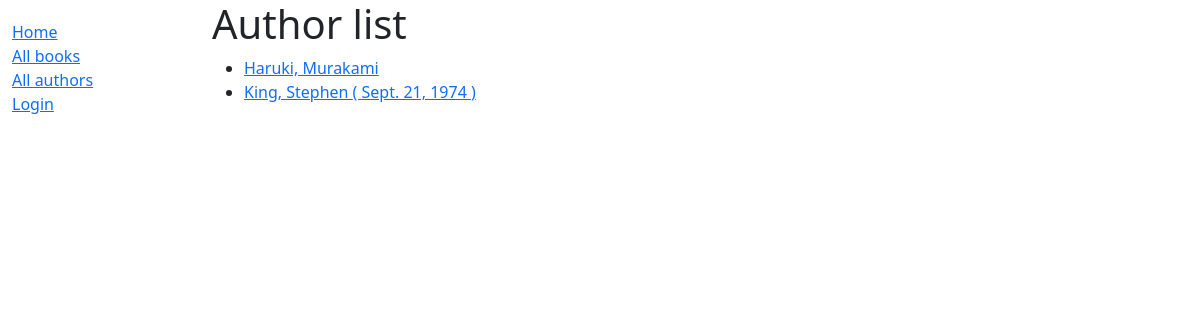
Page /catalog/authors/ on the earlier database version.
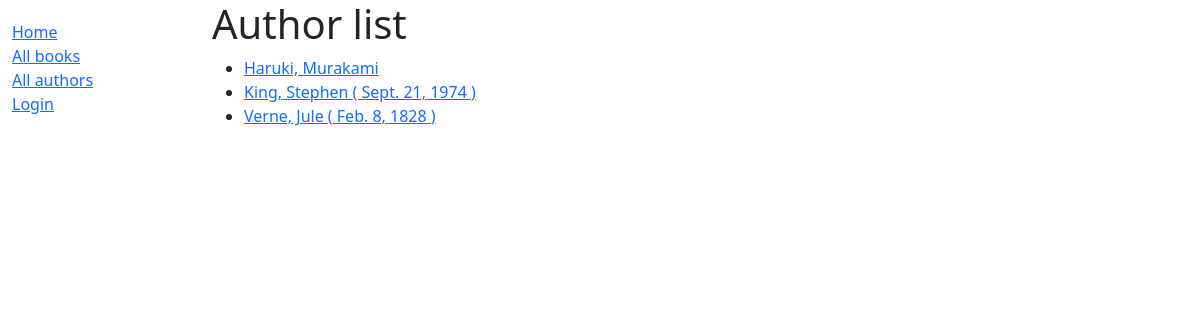
Same page on the later database version.
### catalog/models.py (models this page shows)
class Author(models.Model):
    first_name = models.CharField(max_length=100)
    last_name = models.CharField(max_length=100)
    date_of_birth = models.DateField(null=True, blank=True)
    date_of_death = models.DateField('died', null=True, blank=True)
    class Meta:
        ordering = ['last_name', 'first_name']
    def get_absolute_url(self):
        return reverse('author-detail', args=[str(self.id)])
    def __str__(self):
        return '{0}, {1}'.format(self.last_name, self.first_name)

### catalog/views.py (the view)
# urls.py: path('authors/', views.AuthorListView.as_view(), name='authors'),
class AuthorListView(generic.ListView):
    model = Author
    paginate_by = 10

### catalog/templates/catalog/author_list.html
{% extends "base_generic.html" %}
{% block content %}
    <h1>Author list</h1>
    {% if author_list %}
  <ul>
    {% for author in author_list %}
      <li>
        <a href="{{ author.get_absolute_url }}">{{ author }}
        {% if  author.date_of_birth %}
            ( {{ author.date_of_birth }} )
        {% endif %}
        </a>
      </li>
    {% endfor %}
    </ul>
  {% else %}
    <p>There are no books in the library.</p>
  {% endif %}
{% endblock content %}

Differences in the rows shown:
added Author: last_name+first_name "Verne, Jule", date_of_birth "Feb. 8, 1828"
